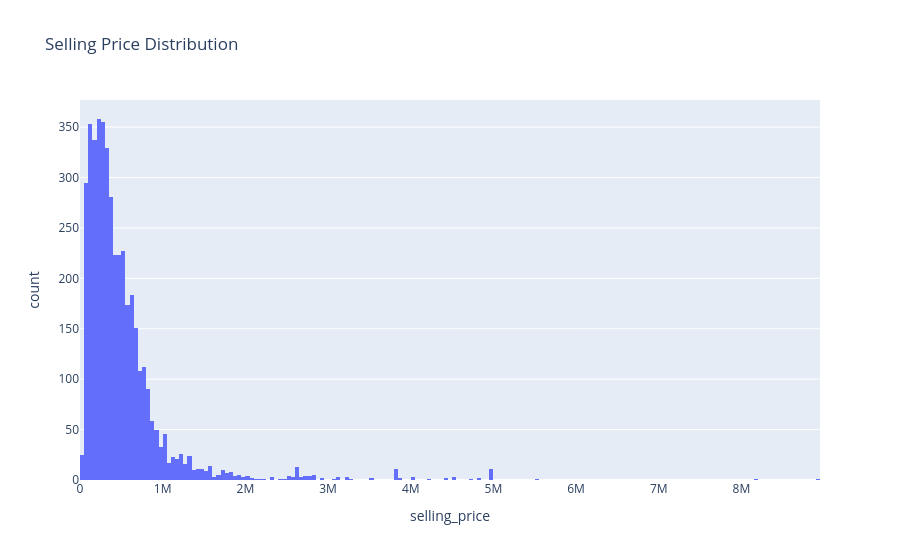

The notebook cell saved with this chart:
### Markdown cell above
---

### 🎯 Exercise 8: Selling price histogram

#### 👇 Tasks

- ✔️ Draw a histogram (vertical) of `selling_price` in `df_cars`.
- ✔️ Store your figure to a variable named `fig`.
- ✔️ Add an appropriate title to your figure.
- ✔️ Display the figure using `fig.show()`

### Code cell
# YOUR CODE BEGINS
fig = px.histogram(df_cars, x="selling_price", title="Selling Price Distribution")
fig.show()
# YOUR CODE ENDS

### Figure 1 — Plotly figure (JSON) as saved in the notebook; plotly's stock layout.template omitted (floating-point values rounded to 4 significant figures; data arrays with more than 128 entries replaced by an {"elided": "..."} marker saying what was removed)
{"data": [{"bingroup": "x", "hovertemplate": "selling_price=%{x}<br>count=%{y}<extra></extra>", "legendgroup": "", "marker": {"color": "#636efa", "pattern": {"shape": ""}}, "name": "", "orientation": "v", "showlegend": false, "type": "histogram", "x": {"elided": "4340 int values"}, "xaxis": "x", "yaxis": "y"}], "layout": {"barmode": "relative", "legend": {"tracegroupgap": 0}, "title": {"text": "Selling Price Distribution"}, "xaxis": {"anchor": "y", "domain": [0, 1], "title": {"text": "selling_price"}}, "yaxis": {"anchor": "x", "domain": [0, 1], "title": {"text": "count"}}}}
